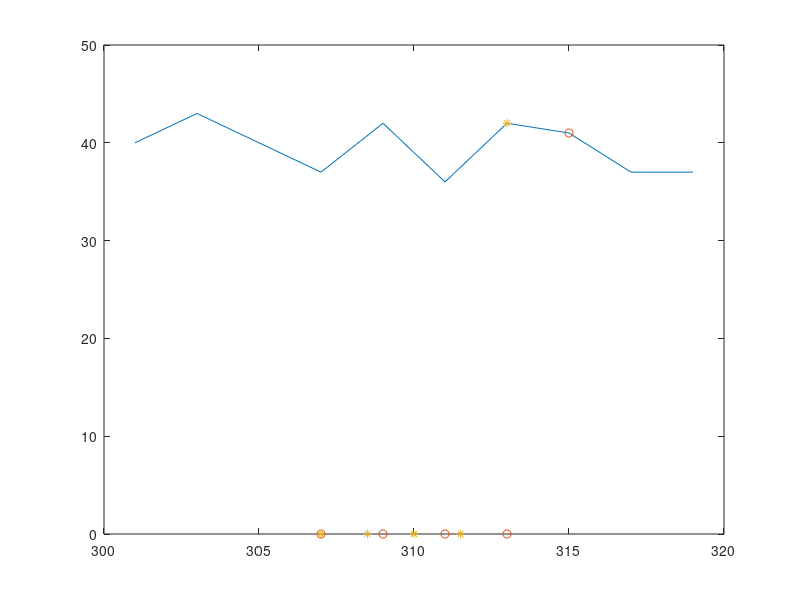

Write MATLAB code to recreate this figure. (Note: this script raises an error after producing the figure.)
close all
clear all
clc
dataX=301:2:319
dataY=[40 43 40 37 42 36 42 41 37 37]
x=[307:1.5:313]
for k=length(x)
    sum=0
for i=1:length(dataX)
    prod=1
    for j=1:length(dataX)
        if i~=j 
    prod=prod.*((x(k)-dataX(j))/(dataX(i)-dataX(j)))
    end
end
sum=sum+prod.*dataY(i)
end
y1(k)=sum
end
a=[307:2:315]
for k=length(a)
    sum=0
for i=1:length(dataX)
    prod=1
    for j=1:length(dataX)
        if i~=j 
    prod=prod.*((a(k)-dataX(j))/(dataX(i)-dataX(j)))
    end
end
sum=sum+prod.*dataY(i)
end
y2(k)=sum
end
plot(dataX,dataY)
hold on
plot(a,y2,'o')
hold on
plot(x,y1,'*')
plot(x,y,'o')
